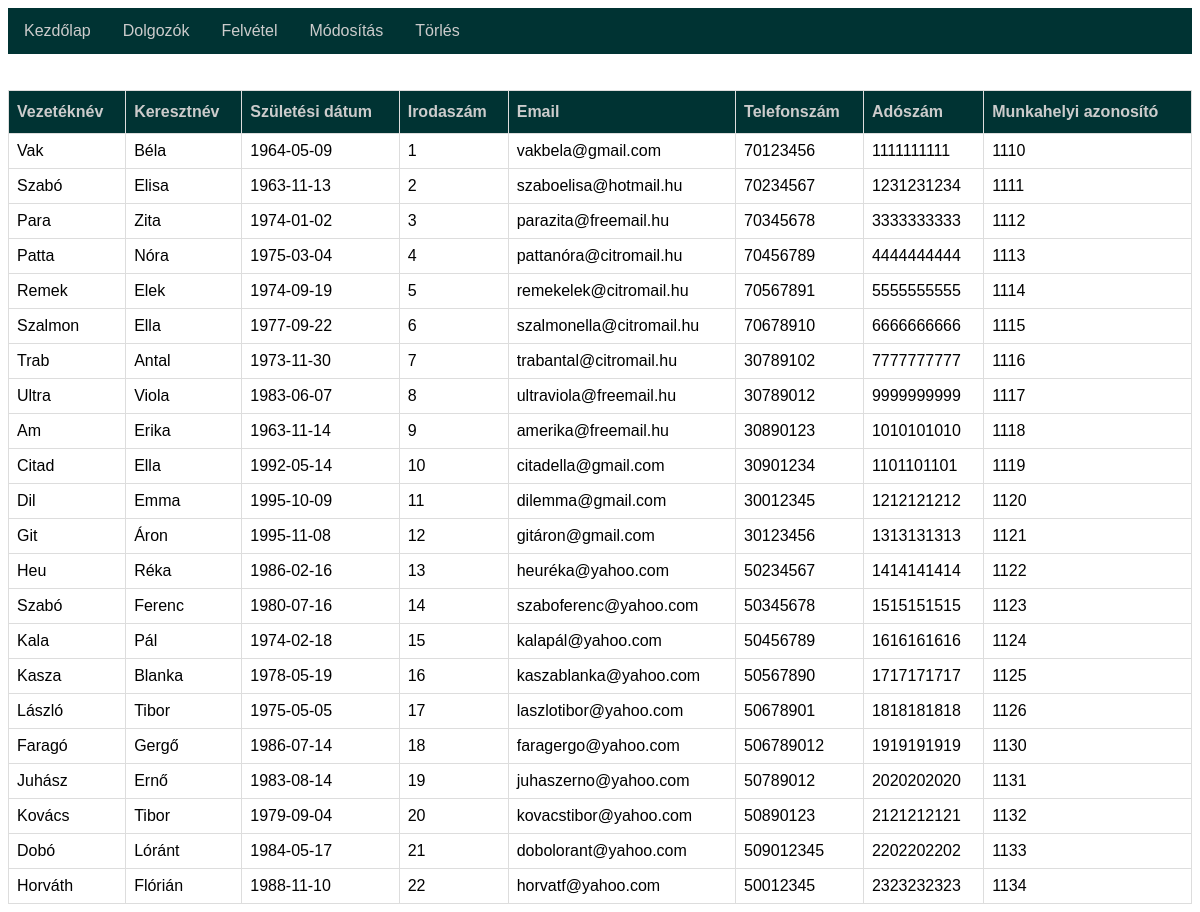
Page /dolgozo_ki.php on the committed database.
### dolgozo_ki.php (the view, shortened to what this page needs)
<?php
	$conn = mysqli_connect('localhost', 'root', '') or die ("Hibás csatlakozás!");
	if( mysqli_select_db($conn, 'munkahely')){
		$sql = 'SELECT * FROM dolgozó';
		$res = mysqli_query($conn, $sql) or die ('Hibás utasitás!');
	} else {
		die("Nem sikerünt a csatlakozás!");
	}
?>
<!DOCTYPE html>
<html>
<head>
</head>
<body>
	<ul class="nav">
			<li><a href="index.php">Kezdőlap</a></li>
			<li><a href="dolgozo_ki.php">Dolgozók</a></li>
			<li><a href="dolgozo_be.php">Felvétel</a></li>
			<li><a href="modositas.php">Módosítás</a></li>
			<li><a href="torles.php">Törlés</a></li>
	</ul>
	<br><br>
	<table id="table">
		<tr>
			<th>Vezetéknév</th>
			<th>Keresztnév</th>
			<th>Születési dátum</th>
			<th>Irodaszám</th>
			<th>Email</th>
			<th>Telefonszám</th>
			<th>Adószám</th>
			<th>Munkahelyi azonosító</th>
		</tr>
		<?php
		while ( ($current_row = mysqli_fetch_assoc($res))!= null) {
			?>
        <tr>
        	<td><?php echo $current_row["vezeteknev"]; ?></td>
        	<td><?php echo $current_row["keresztnev"]; ?></td>
        	<td><?php echo $current_row["szuletesi_datum"]; ?></td>
        	<td><?php echo $current_row["irodaszam"]; ?></td>
        	<td><?php echo $current_row["email"]; ?></td>
        	<td><?php echo $current_row["telefonszam"]; ?></td>
        	<td><?php echo $current_row["adoszam"]; ?></td>
        	<td><?php echo $current_row["munkahelyi_azonosito"]; ?></td>
        </tr>
    <?php
		}
	?>
    </table>
</body>
</html>

### dolgozo_ki.php (style rules this page uses)
#table { font-family: Arial, Helvetica, sans-serif; border-collapse: collapse; width: 100%; }
#table td, #table th { border: 1px solid #ddd; padding: 8px; }
#table th { padding-top: 12px; padding-bottom: 12px; text-align: left; background-color: #003333; color: #cccccc; }
ul { list-style-type: none; margin: 0; padding:0; overflow: hidden; background-color: #003333; }
li { float: left; }
li a { font-family: Arial, Helvetica, sans-serif; display: block; color: #cccccc; text-align: center; padding: 14px 16px; text-decoration: none; }

### rows in the picture
dolgozó: vezeteknev "Vak", keresztnev "Béla", szuletesi_datum "1964-05-09", irodaszam "1", email "vakbela@gmail.com", telefonszam "70123456", adoszam "1111111111", munkahelyi_azonosito "1110"
dolgozó: vezeteknev "Szabó", keresztnev "Elisa", szuletesi_datum "1963-11-13", irodaszam "2", email "szaboelisa@hotmail.hu", telefonszam "70234567", adoszam "1231231234", munkahelyi_azonosito "1111"
dolgozó: vezeteknev "Para", keresztnev "Zita", szuletesi_datum "1974-01-02", irodaszam "3", email "parazita@freemail.hu", telefonszam "70345678", adoszam "3333333333", munkahelyi_azonosito "1112"
dolgozó: vezeteknev "Patta", keresztnev "Nóra", szuletesi_datum "1975-03-04", irodaszam "4", email "pattanóra@citromail.hu", telefonszam "70456789", adoszam "4444444444", munkahelyi_azonosito "1113"
dolgozó: vezeteknev "Remek", keresztnev "Elek", szuletesi_datum "1974-09-19", irodaszam "5", email "remekelek@citromail.hu", telefonszam "70567891", adoszam "5555555555", munkahelyi_azonosito "1114"
dolgozó: vezeteknev "Szalmon", keresztnev "Ella", szuletesi_datum "1977-09-22", irodaszam "6", email "szalmonella@citromail.hu", telefonszam "70678910", adoszam "6666666666", munkahelyi_azonosito "1115"
dolgozó: vezeteknev "Trab", keresztnev "Antal", szuletesi_datum "1973-11-30", irodaszam "7", email "trabantal@citromail.hu", telefonszam "30789102", adoszam "7777777777", munkahelyi_azonosito "1116"
dolgozó: vezeteknev "Ultra", keresztnev "Viola", szuletesi_datum "1983-06-07", irodaszam "8", email "ultraviola@freemail.hu", telefonszam "30789012", adoszam "9999999999", munkahelyi_azonosito "1117"
dolgozó: vezeteknev "Am", keresztnev "Erika", szuletesi_datum "1963-11-14", irodaszam "9", email "amerika@freemail.hu", telefonszam "30890123", adoszam "1010101010", munkahelyi_azonosito "1118"
dolgozó: vezeteknev "Citad", keresztnev "Ella", szuletesi_datum "1992-05-14", irodaszam "10", email "citadella@gmail.com", telefonszam "30901234", adoszam "1101101101", munkahelyi_azonosito "1119"
dolgozó: vezeteknev "Dil", keresztnev "Emma", szuletesi_datum "1995-10-09", irodaszam "11", email "dilemma@gmail.com", telefonszam "30012345", adoszam "1212121212", munkahelyi_azonosito "1120"
dolgozó: vezeteknev "Git", keresztnev "Áron", szuletesi_datum "1995-11-08", irodaszam "12", email "gitáron@gmail.com", telefonszam "30123456", adoszam "1313131313", munkahelyi_azonosito "1121"
dolgozó: vezeteknev "Heu", keresztnev "Réka", szuletesi_datum "1986-02-16", irodaszam "13", email "heuréka@yahoo.com", telefonszam "50234567", adoszam "1414141414", munkahelyi_azonosito "1122"
dolgozó: vezeteknev "Szabó", keresztnev "Ferenc", szuletesi_datum "1980-07-16", irodaszam "14", email "szaboferenc@yahoo.com", telefonszam "50345678", adoszam "1515151515", munkahelyi_azonosito "1123"
dolgozó: vezeteknev "Kala", keresztnev "Pál", szuletesi_datum "1974-02-18", irodaszam "15", email "kalapál@yahoo.com", telefonszam "50456789", adoszam "1616161616", munkahelyi_azonosito "1124"
dolgozó: vezeteknev "Kasza", keresztnev "Blanka", szuletesi_datum "1978-05-19", irodaszam "16", email "kaszablanka@yahoo.com", telefonszam "50567890", adoszam "1717171717", munkahelyi_azonosito "1125"
dolgozó: vezeteknev "László", keresztnev "Tibor", szuletesi_datum "1975-05-05", irodaszam "17", email "laszlotibor@yahoo.com", telefonszam "50678901", adoszam "1818181818", munkahelyi_azonosito "1126"
dolgozó: vezeteknev "Faragó", keresztnev "Gergő", szuletesi_datum "1986-07-14", irodaszam "18", email "faragergo@yahoo.com", telefonszam "506789012", adoszam "1919191919", munkahelyi_azonosito "1130"
dolgozó: vezeteknev "Juhász", keresztnev "Ernő", szuletesi_datum "1983-08-14", irodaszam "19", email "juhaszerno@yahoo.com", telefonszam "50789012", adoszam "2020202020", munkahelyi_azonosito "1131"
dolgozó: vezeteknev "Kovács", keresztnev "Tibor", szuletesi_datum "1979-09-04", irodaszam "20", email "kovacstibor@yahoo.com", telefonszam "50890123", adoszam "2121212121", munkahelyi_azonosito "1132"
dolgozó: vezeteknev "Dobó", keresztnev "Lóránt", szuletesi_datum "1984-05-17", irodaszam "21", email "dobolorant@yahoo.com", telefonszam "509012345", adoszam "2202202202", munkahelyi_azonosito "1133"
dolgozó: vezeteknev "Horváth", keresztnev "Flórián", szuletesi_datum "1988-11-10", irodaszam "22", email "horvatf@yahoo.com", telefonszam "50012345", adoszam "2323232323", munkahelyi_azonosito "1134"
